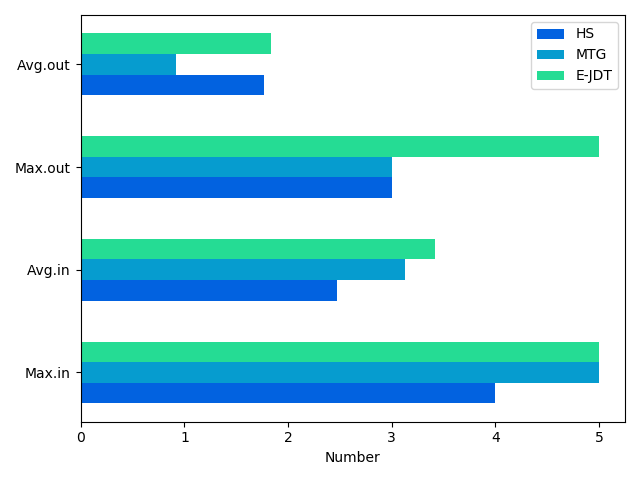

Recreate this plot in Python.
from matplotlib import pyplot as plt
import numpy as np
import xlrd

workbook = xlrd.open_workbook("tables.xlsx")
sheet1 = workbook.sheet_by_index(6)

list_name = ['Max.in', 'Avg.in', 'Max.out', 'Avg.out']
x = [0.5, 1, 1.5, 2]

x = np.array(x)
data = []
for i in range(6):
    _ = []
    for j in range(3):
        _.append(sheet1.cell_value(i+1, j+1))
    data.append(_)

plt.rcdefaults()
fig, ax = plt.subplots()

ax.set_xlabel('Number')
ax.set_title('')

ax.barh(x, [data[2][0], data[3][0], data[4][0], data[5][0]], height=0.1, align='center', label='HS', color="#0262E0")
ax.barh(x+0.1, [data[2][1], data[3][1], data[4][1], data[5][1]], height=0.1, align='center', label='MTG', color='#069CCF')
ax.barh(x+0.2, [data[2][2], data[3][2], data[4][2], data[5][2]], height=0.1, align='center', label='E-JDT', color='#25DC94')

ax.set_yticks(x+0.1)
ax.set_yticklabels(list_name)
plt.legend()
plt.show()
# plt.title("")
# plt.xlabel("Datasets")
# plt.ylabel("BLEU")
# # plt.bar(x, [data[1][0], data[3][0], data[5][0]], width=0.1, label="NMT", color="#352A86")  #NMT ACC
# # plt.bar(x+0.1, [data[1][1], data[3][1], data[5][1]], width=0.1, label="LPN", color="#0262E0")
# # plt.bar(x+0.2, [data[1][2], data[3][2], data[5][2]], width=0.1, label="SEQ2TREE", color="#1389D2")
# # plt.bar(x+0.3, [data[1][3], data[3][3], data[5][3]], width=0.1, label="SNM", color="#069CCF")
# # plt.bar(x+0.4, [data[1][4], data[3][4], data[5][4]], width=0.1, label="ASN", color="#1CB2AE")
# # plt.bar(x+0.5, [data[1][5], data[3][5], data[5][5]], width=0.1, label="GB-CNN", color="#25DC94")
# # plt.bar(x+0.6, [data[1][6], data[3][6], data[5][6]], width=0.1, label="TGE-Seq2Seq", color="#BCEE5E")
#
# plt.xticks([index + 0.2 for index in x], list_name)
# plt.grid(linestyle = '--',linewidth =1, color= 'gray',alpha = 0.4)
# plt.legend(framealpha=0.5)
# plt.show()
